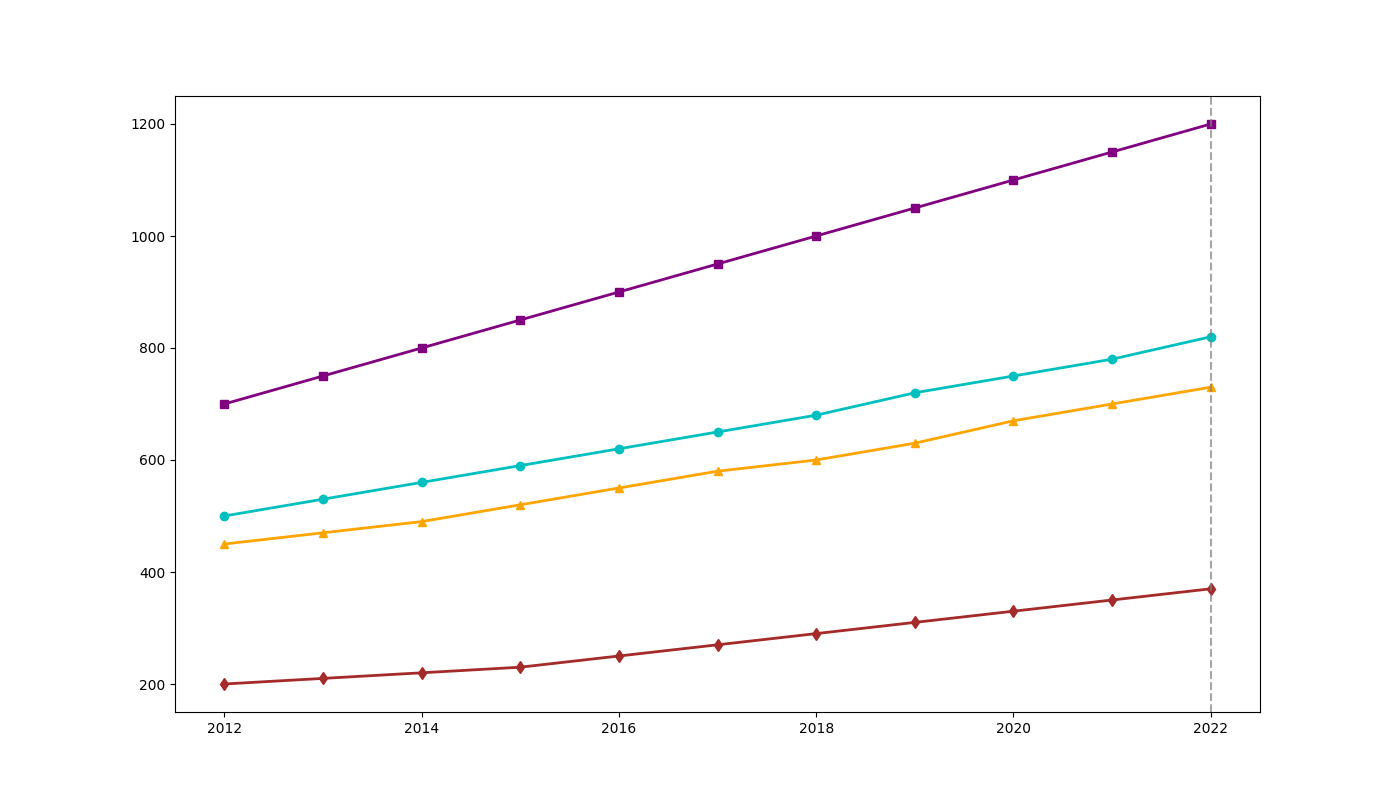

Generate this figure with Python:
import matplotlib.pyplot as plt
import numpy as np

# Define the regions and years
years = np.arange(2012, 2023)

# Artificial data for renewable energy consumption (in terawatt-hours)
na_consumption = [500, 530, 560, 590, 620, 650, 680, 720, 750, 780, 820]
eu_consumption = [450, 470, 490, 520, 550, 580, 600, 630, 670, 700, 730]
asia_consumption = [700, 750, 800, 850, 900, 950, 1000, 1050, 1100, 1150, 1200]
africa_consumption = [200, 210, 220, 230, 250, 270, 290, 310, 330, 350, 370]

# Create the line chart
fig, ax = plt.subplots(figsize=(14, 8))

ax.plot(years, na_consumption, marker='o', linestyle='-', color='c', linewidth=2)
ax.plot(years, eu_consumption, marker='^', linestyle='-', color='orange', linewidth=2)
ax.plot(years, asia_consumption, marker='s', linestyle='-', color='purple', linewidth=2)
ax.plot(years, africa_consumption, marker='d', linestyle='-', color='brown', linewidth=2)

# Removing title and labels
# Removed ax.set_title
# Removed ax.set_xlabel
# Removed ax.set_ylabel

# Removing annotations
# Removed ax.annotate

# Removing additional markings
# Removed ax.text for '2022 End of Period'

# Adding a vertical line to mark the year 2022 as the end of the observed period
ax.axvline(x=2022, color='gray', linestyle='--', linewidth=1.5, alpha=0.7)

# Display the plot
plt.show()
